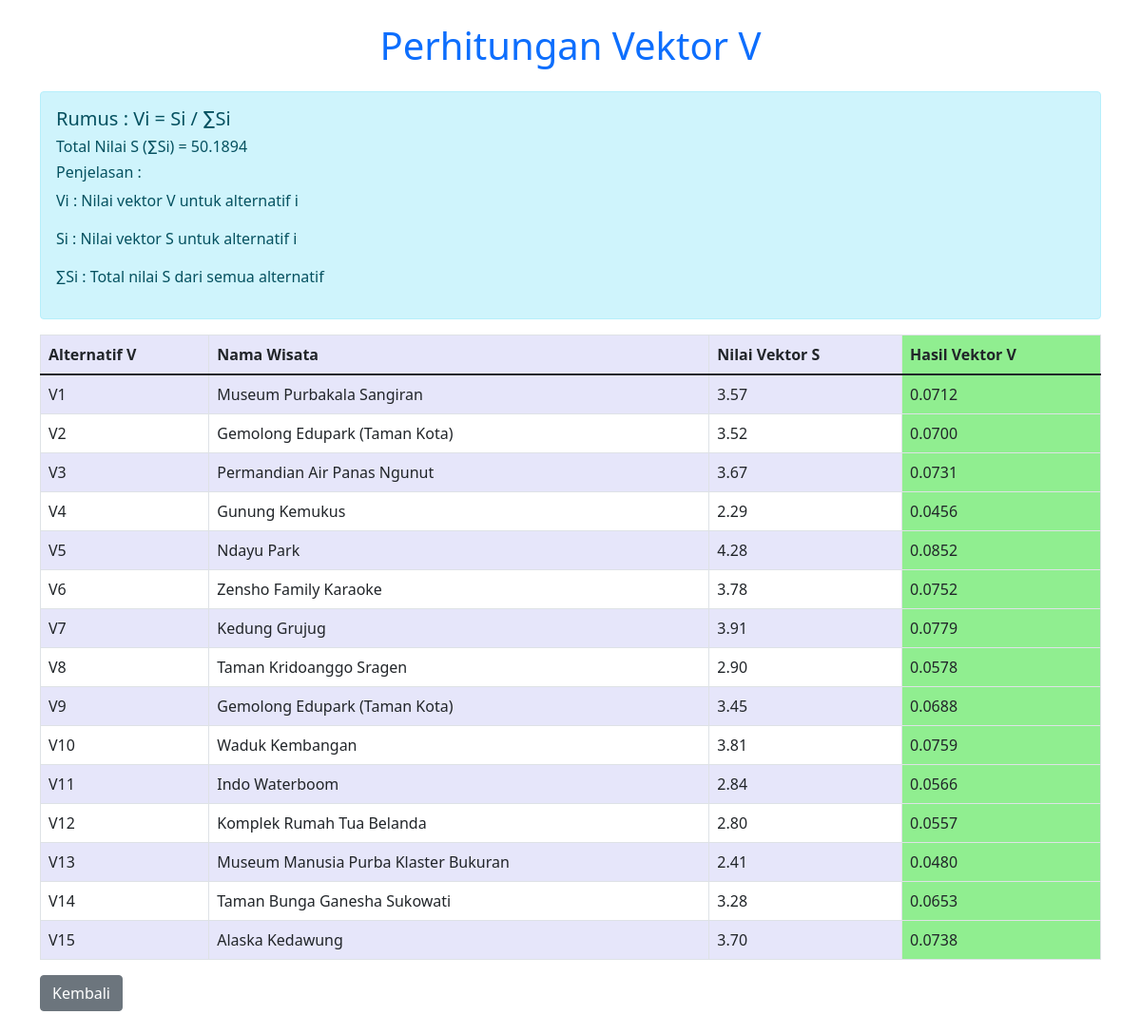
/Data/Data_Vektor_V.php, run on the app's committed database.
### tables this page shows
CREATE TABLE `hasil_seleksi` (
  `id_hasil` int(11) NOT NULL,
  `id_wisata` int(11) NOT NULL,
  `vektor_s` float NOT NULL,
  `vektor_v` float NOT NULL,
  `ranking` int(11) NOT NULL
);

CREATE TABLE `wisata` (
  `id_wisata` int(11) NOT NULL,
  `nama_wisata` varchar(100) NOT NULL,
  `lokasi` enum('Sangat Strategis','Strategis','Cukup Strategis','Kurang Strategis') NOT NULL,
  `fasilitas` enum('4 Fasilitas','3 Fasilitas','2 Fasilitas','1 Fasilitas') NOT NULL,
  `biaya` int(11) NOT NULL,
  `keamanan` enum('Security, Rak Loker, CCTV','Security, Rak Loker','Security') NOT NULL
);

### Data/Data_Vektor_V.php (the view, shortened to what this page needs)
<?php
require_once '../Config.php';
$sql_wisata = "SELECT id_wisata, nama_wisata FROM wisata";
$result_wisata = mysqli_query($conn, $sql_wisata);
$sql_kriteria = "SELECT * FROM kriteria";
$result_kriteria = mysqli_query($conn, $sql_kriteria);
$normalized_weights = [];
while ($row = mysqli_fetch_assoc($result_kriteria)) {
    $bobot = $row['bobot'] / 100;
    $normalized_weights['C' . $row['id_kriteria']] = $row['keterangan'] === 'Cost' ? -$bobot : $bobot;
}
$sql_kriteria_nilai = "SELECT * FROM kriteria_nilai";
$result_kriteria_nilai = mysqli_query($conn, $sql_kriteria_nilai);
$kriteria_nilai_map = [];
while ($row = mysqli_fetch_assoc($result_kriteria_nilai)) {
    $kriteria_nilai_map[$row['id_kriteria']][$row['kinerja']] = $row['nilai_kriteria'];
}
$vector_data = [];
$total_s = 0;
mysqli_data_seek($result_wisata, 0);
while ($row = mysqli_fetch_assoc($result_wisata)) {
    $sql_detail = "SELECT * FROM wisata WHERE id_wisata = " . $row['id_wisata'];
    $result_detail = mysqli_query($conn, $sql_detail);
    $detail = mysqli_fetch_assoc($result_detail);
    $c1 = isset($kriteria_nilai_map[1][$detail['lokasi']]) ? $kriteria_nilai_map[1][$detail['lokasi']] : 0;
    $c2 = isset($kriteria_nilai_map[2][$detail['fasilitas']]) ? $kriteria_nilai_map[2][$detail['fasilitas']] : 0;
    $c3 = $detail['biaya'] / 1000;
    $c4 = isset($kriteria_nilai_map[4][$detail['keamanan']]) ? $kriteria_nilai_map[4][$detail['keamanan']] : 0;
    $nilai_s = pow($c1, $normalized_weights['C1']) *
               pow($c2, $normalized_weights['C2']) *
               pow($c3, $normalized_weights['C3']) *
               pow($c4, $normalized_weights['C4']);
    $vector_data[] = [
        'id_wisata' => $row['id_wisata'],
        'nama_wisata' => $row['nama_wisata'],
        'nilai_s' => $nilai_s
    ];
    $total_s += $nilai_s;
}
mysqli_query($conn, "TRUNCATE TABLE hasil_seleksi");
foreach ($vector_data as $data) {
    $nilai_s = number_format($data['nilai_s'], 2);
    $nilai_v = number_format($data['nilai_s'] / $total_s, 4);
    $sql_insert = "INSERT INTO hasil_seleksi (id_wisata, vektor_s, vektor_v)
                   VALUES (
                       {$data['id_wisata']},
                       {$nilai_s},
                       {$nilai_v}
                   )";
    mysqli_query($conn, $sql_insert);
}
$sql_ranking = "SELECT id_wisata, vektor_s, vektor_v
                FROM hasil_seleksi
                ORDER BY vektor_v DESC";
$result_ranking = mysqli_query($conn, $sql_ranking);
$rank = 1;
while ($row = mysqli_fetch_assoc($result_ranking)) {
    $sql_update_ranking = "UPDATE hasil_seleksi
                           SET ranking = {$rank}
                           WHERE id_wisata = {$row['id_wisata']}";
    mysqli_query($conn, $sql_update_ranking);
    $rank++;
}
$sql_ranking_display = "SELECT w.id_wisata, w.nama_wisata, h.vektor_s, h.vektor_v, h.ranking
                        FROM hasil_seleksi h
                        JOIN wisata w ON h.id_wisata = w.id_wisata
                        ORDER BY h.id_wisata";
$result_ranking_display = mysqli_query($conn, $sql_ranking_display);
?>
<!DOCTYPE html>
<html lang="en">
<head>
    <link href="https://cdn.jsdelivr.net/npm/bootstrap@5.1.3/dist/css/bootstrap.min.css" rel="stylesheet">
</head>
<body class="container py-4">
    <h1 class="text-center text-primary mb-4">Perhitungan Vektor V</h1>
    <div class="alert alert-info">
        <h5>Rumus : Vi = Si / ∑Si</h5>
        <h6>Total Nilai S (∑Si) = <?= number_format($total_s, 4) ?></h6>
        <h6>Penjelasan : </h6>
        <p>Vi : Nilai vektor V untuk alternatif i</p>
        <p>Si : Nilai vektor S untuk alternatif i</p>
        <p>∑Si : Total nilai S dari semua alternatif</p>
    </div>
    <table class="table table-bordered table-custom">
        <thead>
            <tr>
                <th>Alternatif V</th>
                <th>Nama Wisata</th>
                <th>Nilai Vektor S</th>
                <th class="hasil-column">Hasil Vektor V</th>
            </tr>
        </thead>
        <tbody>
            <?php
            while ($row = mysqli_fetch_assoc($result_ranking_display)): ?>
                <tr>
                    <td>V<?= $row['id_wisata'] ?></td>
                    <td><?= htmlspecialchars($row['nama_wisata']) ?></td>
                    <td><?= number_format($row['vektor_s'], 2) ?></td>
                    <td class="hasil-column"><?= number_format($row['vektor_v'], 4) ?></td>
                </tr>
            <?php endwhile; ?>
        </tbody>
    </table>
    <div class="mt-3">
        <a href="../index.php" class="btn btn-secondary">Kembali</a>
    </div>
</body>
</html>

### Data/Data_Vektor_V.php (style rules this page uses)
.table-custom thead tr { background-color: #E6E6FA; }
.table-custom tbody tr:nth-child(odd) { background-color: #E6E6FA; }
.table-custom tbody tr:nth-child(even) { background-color: #FFFFFF; }
.hasil-column { background-color: #90EE90 !important; }

### data on the page
hasil_seleksi: id_wisata.id_wisata "1", id_wisata.nama_wisata "Museum Purbakala Sangiran", vektor_s "3.57", vektor_v "0.0712"
hasil_seleksi: id_wisata.id_wisata "2", id_wisata.nama_wisata "Gemolong Edupark (Taman Kota)", vektor_s "3.52", vektor_v "0.0700"
hasil_seleksi: id_wisata.id_wisata "3", id_wisata.nama_wisata "Permandian Air Panas Ngunut", vektor_s "3.67", vektor_v "0.0731"
hasil_seleksi: id_wisata.id_wisata "4", id_wisata.nama_wisata "Gunung Kemukus", vektor_s "2.29", vektor_v "0.0456"
hasil_seleksi: id_wisata.id_wisata "5", id_wisata.nama_wisata "Ndayu Park", vektor_s "4.28", vektor_v "0.0852"
hasil_seleksi: id_wisata.id_wisata "6", id_wisata.nama_wisata "Zensho Family Karaoke", vektor_s "3.78", vektor_v "0.0752"
hasil_seleksi: id_wisata.id_wisata "7", id_wisata.nama_wisata "Kedung Grujug", vektor_s "3.91", vektor_v "0.0779"
hasil_seleksi: id_wisata.id_wisata "8", id_wisata.nama_wisata "Taman Kridoanggo Sragen", vektor_s "2.90", vektor_v "0.0578"
hasil_seleksi: id_wisata.id_wisata "9", id_wisata.nama_wisata "Gemolong Edupark (Taman Kota)", vektor_s "3.45", vektor_v "0.0688"
hasil_seleksi: id_wisata.id_wisata "10", id_wisata.nama_wisata "Waduk Kembangan", vektor_s "3.81", vektor_v "0.0759"
hasil_seleksi: id_wisata.id_wisata "11", id_wisata.nama_wisata "Indo Waterboom", vektor_s "2.84", vektor_v "0.0566"
hasil_seleksi: id_wisata.id_wisata "12", id_wisata.nama_wisata "Komplek Rumah Tua Belanda", vektor_s "2.80", vektor_v "0.0557"
hasil_seleksi: id_wisata.id_wisata "13", id_wisata.nama_wisata "Museum Manusia Purba Klaster Bukuran", vektor_s "2.41", vektor_v "0.0480"
hasil_seleksi: id_wisata.id_wisata "14", id_wisata.nama_wisata "Taman Bunga Ganesha Sukowati", vektor_s "3.28", vektor_v "0.0653"
hasil_seleksi: id_wisata.id_wisata "15", id_wisata.nama_wisata "Alaska Kedawung", vektor_s "3.70", vektor_v "0.0738"

### other printed values
$total_s "50.1894"
